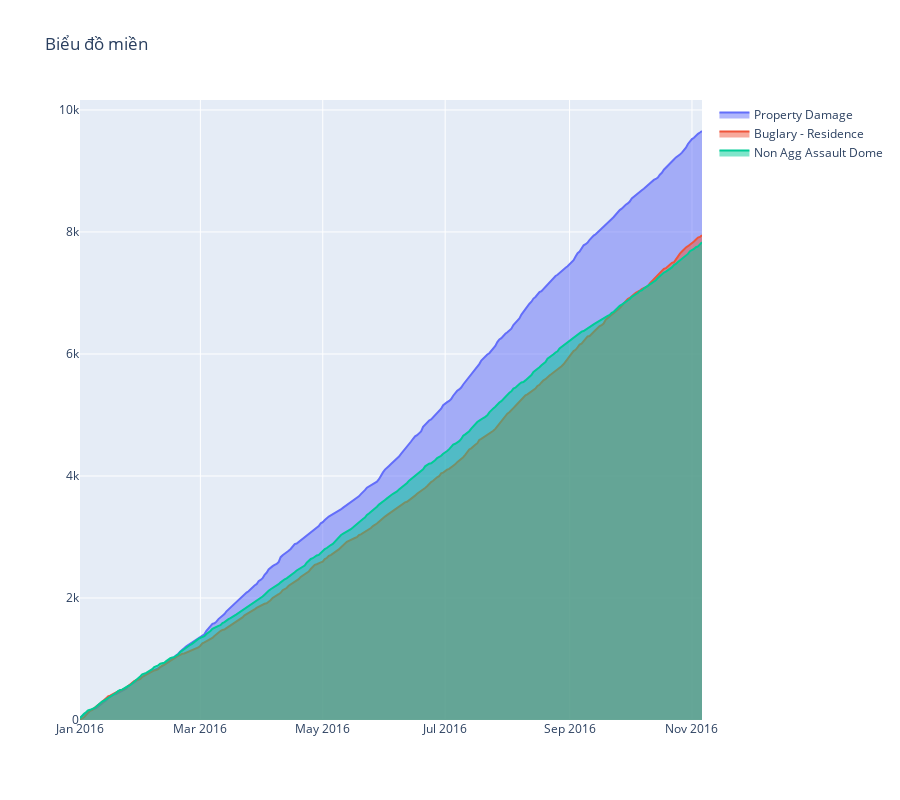

Source (notebook cell):
### Code cell
fig = make_subplots(rows=1, cols=1, shared_xaxes=True)

fig.add_trace(go.Scatter(x=PD_df['Reported_Date'], y=PD_df['Cumulative_Sum'], fill='tozeroy', name='Property Damage'), row=1, col=1)
fig.add_trace(go.Scatter(x=BR_df['Reported_Date'], y=BR_df['Cumulative_Sum'], fill='tozeroy', name='Buglary - Residence'), row=1, col=1)
fig.add_trace(go.Scatter(x=NAAD_df['Reported_Date'], y=NAAD_df['Cumulative_Sum'], fill='tozeroy', name='Non Agg Assault Dome'), row=1, col=1)
fig.update_layout(height=800, title_text="Biểu đồ miền")

fig.show()

### Figure 1 — Plotly figure (JSON) as saved in the notebook; plotly's stock layout.template omitted (floating-point values rounded to 4 significant figures; data arrays with more than 128 entries replaced by an {"elided": "..."} marker saying what was removed)
{"data": [{"fill": "tozeroy", "name": "Property Damage", "type": "scatter", "x": {"elided": "311 str values"}, "xaxis": "x", "y": {"elided": "311 int values"}, "yaxis": "y"}, {"fill": "tozeroy", "name": "Buglary - Residence", "type": "scatter", "x": {"elided": "311 str values"}, "xaxis": "x", "y": {"elided": "311 int values"}, "yaxis": "y"}, {"fill": "tozeroy", "name": "Non Agg Assault Dome", "type": "scatter", "x": {"elided": "311 str values"}, "xaxis": "x", "y": {"elided": "311 int values"}, "yaxis": "y"}], "layout": {"height": 800, "title": {"text": "Biểu đồ miền"}, "xaxis": {"anchor": "y", "domain": [0, 1]}, "yaxis": {"anchor": "x", "domain": [0, 1]}}}
